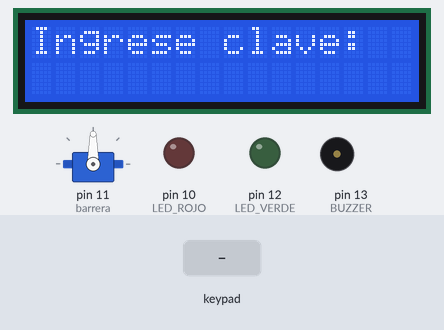
Simulated run of this sketch. Board: Arduino Uno, built with avr-gcc and run on an emulated ATmega328P. Parts: 16×2 character LCD, servo, output pins drawn as LEDs (lit = HIGH), buzzer (waves = sounding, pin HIGH). The inputs (shaded band) are chosen by the test bench. The local clock reads 2024-03-15 10:24:30 at power-on unless the sketch sets it; what the sketch prints to the serial monitor is not drawn.

Above: at 1.2 s.
1.3 s: key '#' pressed
At 1.7 s:
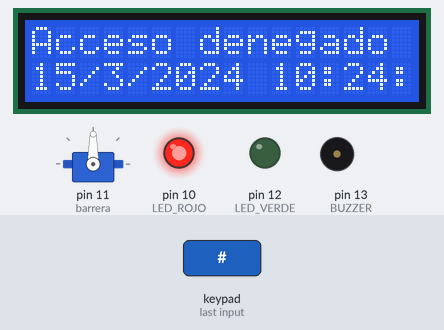
4.3 s: keypad keys 1 2 3 4 5 # pressed 0.4 s apart
At 6.7 s:
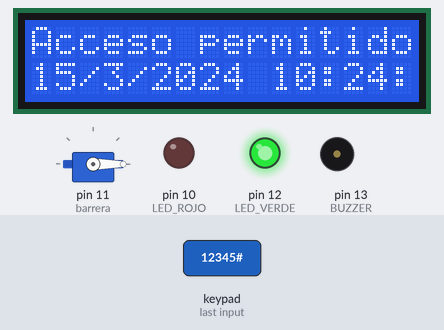
9.7 s: key 'A' pressed
At 11.2 s:
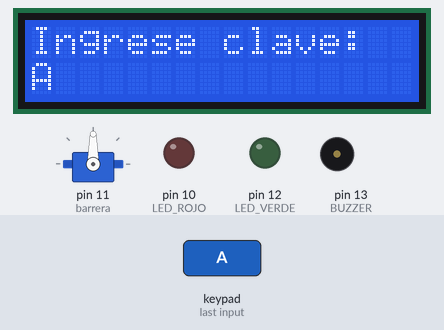
11.8 s: keypad keys 1 2 3 4 5 * pressed 0.4 s apart
At 14.8 s:
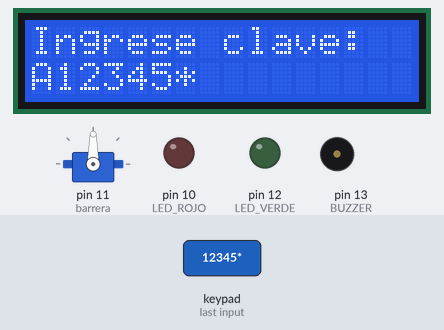
15.7 s: key 'B' pressed
At 16.3 s:
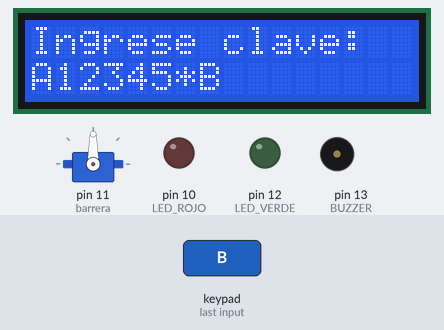
17.2 s: keypad keys 1 2 3 4 5 A pressed 0.4 s apart
At 20.3 s:
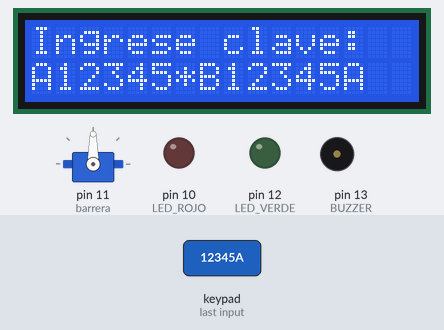
Timing chart, 0 to 21.8 s (numbered marks = the images above; inputs shaded):
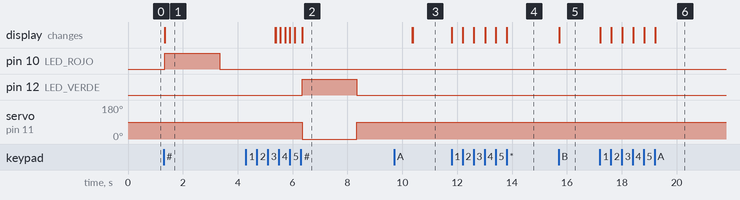

Measured:
- after the input at 1.3 s, pin 10 (LED_ROJO): LOW → HIGH at once, → LOW 2.0 s later; the display: changes at once (image 1)
- after the input at 4.3 s, pin 12 (LED_VERDE): LOW → HIGH after 2.0 s, → LOW 2.0 s later; servo on pin 11 (barrera): 90° → 0° after 2.0 s, → 90° 2.0 s later; the display: first differs from a run without the input after 1.1 s (image 2 shows a later state)
- after the input at 9.7 s, the display: first differs from a run without the input after 0.68 s (image 3)
- after the input at 11.8 s, the display: first changes at once (image 4 shows a later state)
- after the input at 15.7 s, the display: changes at once (image 5)
- after the input at 17.2 s, the display: first changes at once (image 6 shows a later state)

The sketch:

main.ino
```cpp
#include <LiquidCrystal_I2C.h>
#include <Wire.h>
#include <Keypad.h>
#include <RTClib.h>
#include <Servo.h>

#define LED_ROJO 10
#define LED_VERDE 12
#define BUZZER 13

LiquidCrystal_I2C lcd(0x27, 16, 2);
RTC_DS1307 rtc;
Servo barrera;

const uint8_t ROWS = 4;
const uint8_t COLS = 4;
char keys[ROWS][COLS] = {
  { '1', '2', '3', 'A' },
  { '4', '5', '6', 'B' },
  { '7', '8', '9', 'C' },
  { '*', '0', '#', 'D' }
};

uint8_t colPins[COLS] = { 5, 4, 3, 2 }; // Pines conectados a C1, C2, C3, C4
uint8_t rowPins[ROWS] = { 9, 8, 7, 6 }; // Pines conectados a R1, R2, R3, R4 segun documentacion

Keypad keypad = Keypad(makeKeymap(keys), rowPins, colPins, ROWS, COLS);

String password = "12345"; // Contraseña inventada estatica
String inputPassword;
int intentosFallidos = 0;

void setup() {
  Serial.begin(9600);
  lcd.init();
  lcd.backlight();
  lcd.setCursor(0, 0);
  lcd.print("Ingrese clave:");

  pinMode(LED_VERDE, OUTPUT);
  pinMode(LED_ROJO, OUTPUT);
  pinMode(BUZZER, OUTPUT);

  barrera.attach(11);
  barrera.write(90); //para que este "cerrada la barrera inicialmente"

  if (!rtc.begin()) {
    Serial.println("No se pudo encontrar el RTC");
    while (1);
  }

  if (!rtc.isrunning()) {
    Serial.println("El RTC no está corriendo, ajustando la hora...");
    rtc.adjust(DateTime(F(__DATE__), F(__TIME__)));
  }
}

void loop() {
  char key = keypad.getKey();

  if (key) {
    if (key == '#') { // El usuario presiona '#' para ingresar la contraseña
      lcd.clear();
      DateTime now = rtc.now();
      String dateTime = String(now.day()) + "/" + String(now.month()) + "/" + String(now.year()) + " " +
                        String(now.hour()) + ":" + String(now.minute()) + ":" + String(now.second());

      if (inputPassword == password) {
        Serial.println("Acceso permitido");
        lcd.setCursor(0, 0);
        lcd.print("Acceso permitido");
        lcd.setCursor(0, 1);
        lcd.print(dateTime);
        digitalWrite(LED_VERDE, HIGH);
        barrera.write(0); // abre
        delay(2000);
        barrera.write(90); // cierra
        digitalWrite(LED_VERDE, LOW);
        intentosFallidos = 0; // reinicia el contador de intentos fallidos
      } else {
        Serial.println("Acceso denegado");
        lcd.setCursor(0, 0);
        lcd.print("Acceso denegado");
        lcd.setCursor(0, 1);
        lcd.print(dateTime);
        digitalWrite(LED_ROJO, HIGH);
        delay(2000);
        digitalWrite(LED_ROJO, LOW);
        intentosFallidos++;
      }

      if (intentosFallidos >= 3) {
        lcd.clear();
        lcd.setCursor(0, 0);
        lcd.print("ALERTA!");
        lcd.setCursor(0, 1);
        lcd.print("llamar a la policia");
        digitalWrite(LED_ROJO, HIGH);
        digitalWrite(BUZZER, HIGH);
        delay(2000);
        digitalWrite(BUZZER, LOW);
        intentosFallidos = 0; // reinicia el contador de intentos fallidos después de la alerta
      } else {
        delay(2000);
        lcd.clear();
        lcd.setCursor(0, 0);
        lcd.print("Ingrese clave:");
      }

      inputPassword = ""; // reinicia la entrada
    } else {
      inputPassword += key; // va agregando los caracteres a la contraseña corta con # para validar
      lcd.setCursor(0, 1);
      lcd.print(inputPassword); // va mostrando la contraseña ingresada en el lcd
    }
  }
}
```
